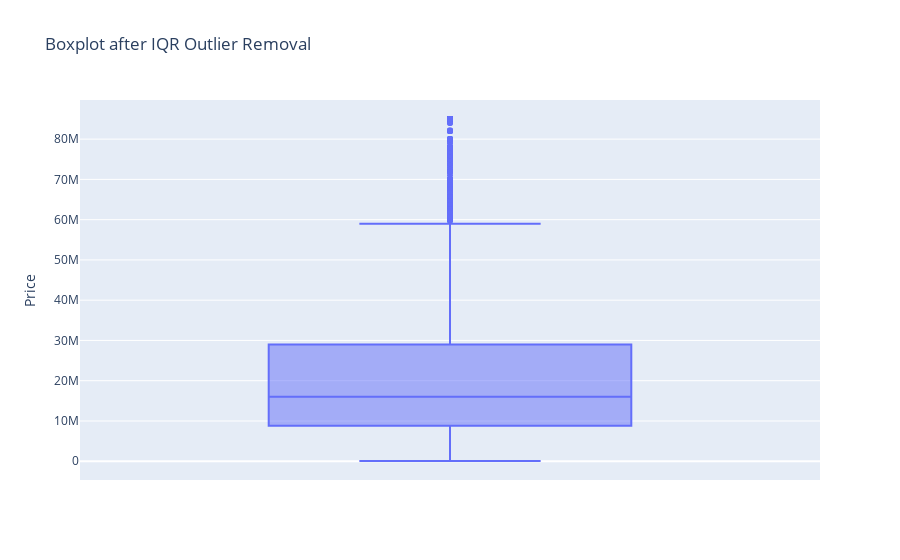

The notebook cell this image was saved under:
### Code cell
px.box(data_frame=final_df_no_outliers, y='Price', title='Boxplot after IQR Outlier Removal')

### Figure 1 — Plotly figure (JSON) as saved in the notebook; plotly's stock layout.template omitted (floating-point values rounded to 4 significant figures; data arrays with more than 128 entries replaced by an {"elided": "..."} marker saying what was removed)
{"data": [{"alignmentgroup": "True", "hovertemplate": "Price=%{y}<extra></extra>", "legendgroup": "", "marker": {"color": "#636efa"}, "name": "", "notched": false, "offsetgroup": "", "orientation": "v", "showlegend": false, "type": "box", "x0": " ", "xaxis": "x", "y": {"elided": "5642 int values"}, "y0": " ", "yaxis": "y"}], "layout": {"boxmode": "group", "legend": {"tracegroupgap": 0}, "title": {"text": "Boxplot after IQR Outlier Removal"}, "xaxis": {"anchor": "y", "domain": [0, 1]}, "yaxis": {"anchor": "x", "domain": [0, 1], "title": {"text": "Price"}}}}
